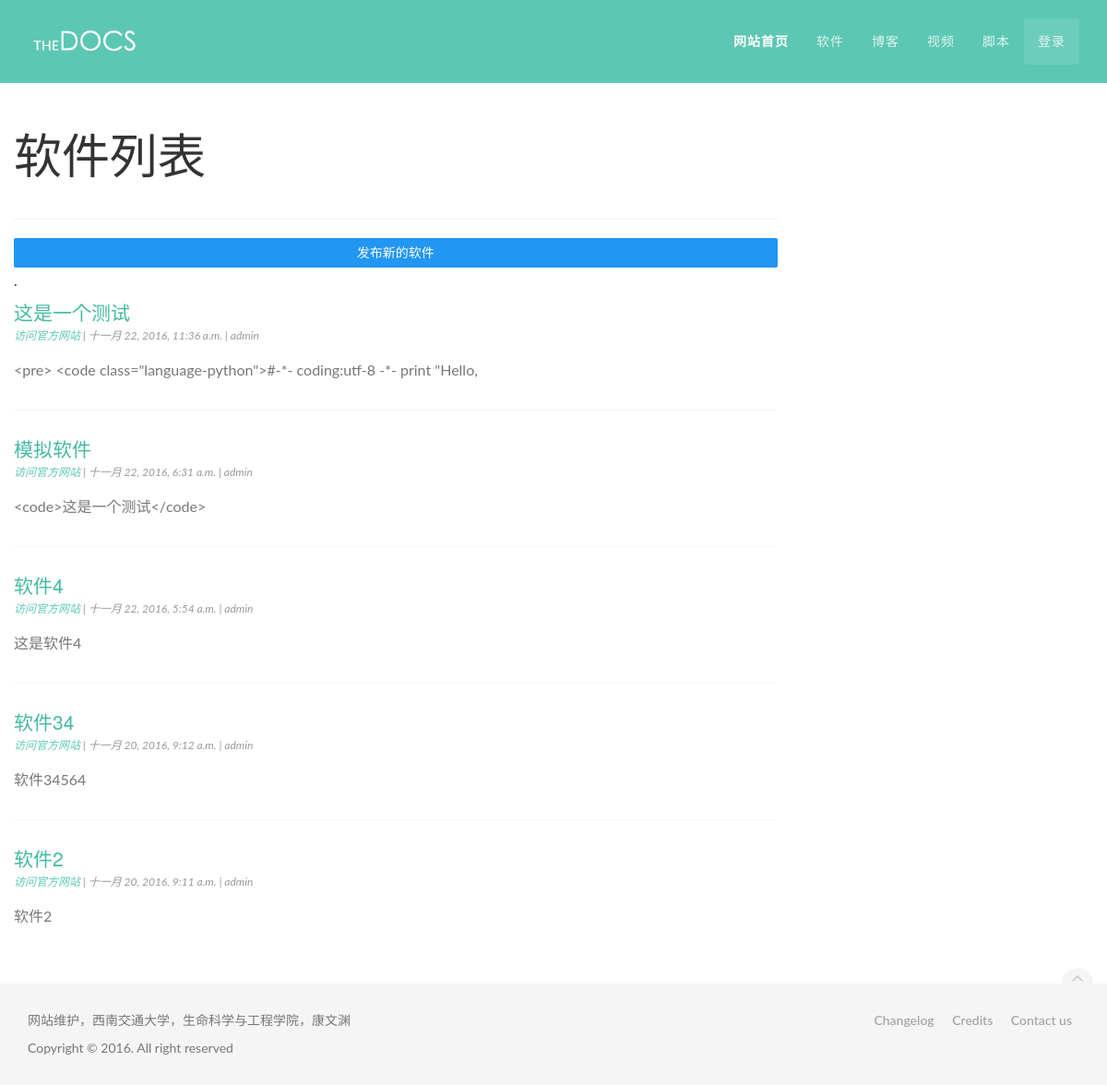
Page /software/ on the committed database.
### gromacs/models.py (models this page shows, shortened)
class SoftWare(models.Model):
    user = models.ForeignKey(User, related_name='softuser') #软件发布人
    title = models.CharField(max_length = 100, verbose_name='标题') #软件题目
    categeory = models.ForeignKey(Category, verbose_name='分类') #分类
    url   = models.URLField(blank = True, null = True,verbose_name='链接') #软件官网链接
    date_time = models.DateTimeField(auto_now_add = True, verbose_name='日期') #软件日期
    content = RichTextUploadingField(blank = True,null=True,verbose_name='正文') #博客正文
    class Meta:
        verbose_name = '软件'
        verbose_name_plural=verbose_name
        ordering = ['-date_time']

### gromacs/views.py (the view)
# urls.py: url(r'^software/$','gromacs.views.software',name='software_index'),
def software(request):
    soft=SoftWare.objects.all()
    MEDIA_URL = settings.MEDIA_URL
    content = {'soft':soft,"MEDIA_URL":MEDIA_URL}
    return render(request,'soft_index.html',content)

### gromacs/templates/soft_index.html
{% extends "include/base.html" %}
{% load staticfiles %}
{% block content %}
<main class="container">
<div class="row">
        <article class="col-md-9 col-sm-9 main-content" role="main">
          <header>
            <h1>软件列表</h1>
          </header>
<div class="table-responsive">
<caption><a type="button" href="{% url "soft_add" %}" class="btn btn-block btn-primary">发布新的软件</a>.</caption>
<ul class="list-view">
      {% for soft in soft %}
  <li>
    <h5><a href="{% url "software_detail" software_id=soft.id %}">{{ soft.title }}</a></h5>
    <p class="meta-data"><a href="{{ soft.url }}" target="_blank" >访问官方网站</a> | {{soft.date_time }} | {{soft.user}}</p>
    <p>{{ soft.content |truncatechars:"75" }}</p>
  </li>
    {% endfor %}
</div>
        </article>
      </div>
    </main>
{% endblock %}

### gromacs/templates/include/base.html (shortened to what this page needs)
{% load staticfiles %}
{% load myfilters %}
<!DOCTYPE html>
<html lang="en">
  <head>
    <link href="{% static "thedocs/assets/css/theDocs.all.min.css" %}" rel="stylesheet">
    <link href="{% static "thedocs/assets/css/custom.css" %}" rel="stylesheet">
  </head>
  <body>
    <header class="site-header navbar-fullwidth">
      <nav class="navbar navbar-default">
        <div class="container">
          <div class="navbar-header">
            <a class="navbar-brand" href="{% url 'index' %}"><img src="{% static "thedocs/assets/img/logo.png" %}"  alt="logo"></a>
          </div>
         {% include 'include/header.html' %}
        </div>
      </nav>
       {% block content %}{% endblock %}
  {% include "include/footer.html" %}
  </body>
</html>

### gromacs/templates/include/header.html
          <div id="navbar" class="navbar-collapse collapse" aria-expanded="true" role="banner">
            <ul class="nav navbar-nav navbar-right">
              <li class="active"><a href="{% url "index" %}">网站首页</a></li>
              <li><a href="{% url "software_index" %}">软件</a></li>
              <li><a href="{% url "blog_index" %}">博客</a></li>
              <li><a href="{% url "video_index" %}">视频</a></li>
              <li><a href="{% url "bash_index" %}">脚本</a></li>
              {% if request.user.is_authenticated %}
              <li class="hero"><a href="{% url "profile" %}">用户中心</a></li>
              {% else %}
              <li class="hero"><a href="{% url "django.contrib.auth.views.login" %}">登录</a></li>
              {% endif %}
            </ul>
          </div>

### gromacs/templates/include/footer.html
    <footer class="site-footer">
      <div class="container">
        <a id="scroll-up" href="#"><i class="fa fa-angle-up"></i></a>
        <div class="row">
          <div class="col-md-6 col-sm-6">
            <p>网站维护，西南交通大学，生命科学与工程学院，康文渊</p>
            <p>Copyright &copy; 2016. All right reserved</p>
          </div>
          <div class="col-md-6 col-sm-6">
            <ul class="footer-menu">
              <li><a href="#">Changelog</a></li>
              <li><a href="#">Credits</a></li>
              <li><a href="mailto:kangsgo@vip.qq.com">Contact us</a></li>
            </ul>
          </div>
        </div>
      </div>
    </footer>

### rows in the picture
SoftWare: title "这是一个测试", date_time "十一月 22, 2016, 11:36 a.m.", user "admin", content "<pre> <code class=\"language-python\">#-*- coding:utf-8 -*- print \"Hello,"
SoftWare: title "模拟软件", date_time "十一月 22, 2016, 6:31 a.m.", user "admin", content "<code>这是一个测试</code>"
SoftWare: title "软件4", date_time "十一月 22, 2016, 5:54 a.m.", user "admin", content "这是软件4"
SoftWare: title "软件34", date_time "十一月 20, 2016, 9:12 a.m.", user "admin", content "软件34564"
SoftWare: title "软件2", date_time "十一月 20, 2016, 9:11 a.m.", user "admin", content "软件2"
